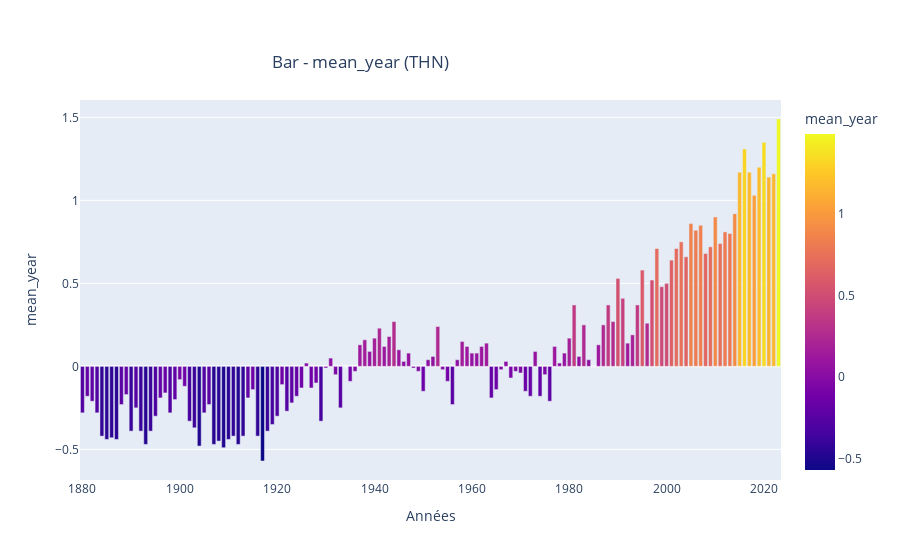

Source (notebook cell):
### Code cell
# Fonction pour générer des graphiques interactifs afin de pouvoir augmenter la précision de la visualisation.

def generate_graph(dataset_name, variable, graph_type):
    df = datasets[dataset_name]  
    title = f"{graph_type} - {variable} ({dataset_name})"
    
    if graph_type == "Line":
        fig = px.line(df, x="Year", y=variable, title=title)
        fig.update_layout(xaxis_title='Années', yaxis_title=variable)
        fig.update_traces(line_color='#456987')
        fig.update_layout(title={
            'y': 0.9,
            'x': 0.5,
            'xanchor': 'center',
            'yanchor': 'top'
        })
    elif graph_type == "Bar":
        fig = px.bar(df, x="Year", y=variable, color=variable, title=title)
        fig.update_layout(
            barmode="stack",
            xaxis_title="Années",
            yaxis_title=variable
        )
        fig.layout.coloraxis.colorbar.title = variable
        fig.update_layout(title={
            'y': 0.9,
            'x': 0.4,
            'xanchor': 'center',
            'yanchor': 'top'
        })
    elif graph_type == "Box":
        fig = px.box(df, y=variable, title=title)
        fig.update_layout(
            yaxis_title=f"{variable} (°C)" if 'Temp' in dataset_name else variable,
            title={
                'y': 0.9,
                'x': 0.5,
                'xanchor': 'center',
                'yanchor': 'top'
            }
        )
    else:
        raise ValueError("Invalid graph type. Use 'Line' or 'Bar',or Box.")

    fig.show()

# Interface pour sélectionner les paramètres.
dataset_name = input("Choisissez un dataset (CO2, THN, THS, THS): ")
variable = input(f"Choisissez une variable à visualiser dans {dataset_name} : ")
graph_type = input("Choisissez un type de graphique (Line, Bar ou Box) : ")

# Génération du graphique.
generate_graph(dataset_name, variable, graph_type)

### Figure 1 — Plotly figure (JSON) as saved in the notebook; plotly's stock layout.template omitted (floating-point values rounded to 4 significant figures; data arrays with more than 128 entries replaced by an {"elided": "..."} marker saying what was removed)
{"data": [{"alignmentgroup": "True", "hovertemplate": "Year=%{x}<br>mean_year=%{marker.color}<extra></extra>", "legendgroup": "", "marker": {"color": {"elided": "144 float values"}, "coloraxis": "coloraxis", "pattern": {"shape": ""}}, "name": "", "offsetgroup": "", "orientation": "v", "showlegend": false, "textposition": "auto", "type": "bar", "x": {"elided": "144 int values"}, "xaxis": "x", "y": {"elided": "144 float values"}, "yaxis": "y"}], "layout": {"autosize": true, "barmode": "stack", "coloraxis": {"colorbar": {"title": {"text": "mean_year"}}, "colorscale": [[0, "#0d0887"], [0.1111, "#46039f"], [0.2222, "#7201a8"], [0.3333, "#9c179e"], [0.4444, "#bd3786"], [0.5556, "#d8576b"], [0.6667, "#ed7953"], [0.7778, "#fb9f3a"], [0.8889, "#fdca26"], [1, "#f0f921"]]}, "legend": {"tracegroupgap": 0}, "title": {"text": "Bar - mean_year (THN)", "x": 0.4, "xanchor": "center", "y": 0.9, "yanchor": "top"}, "xaxis": {"anchor": "y", "autorange": true, "domain": [0, 1], "range": [1880.0, 2024.0], "title": {"text": "Années"}, "type": "linear"}, "yaxis": {"anchor": "x", "autorange": true, "domain": [0, 1], "range": [-0.6844, 1.604], "title": {"text": "mean_year"}, "type": "linear"}}}
